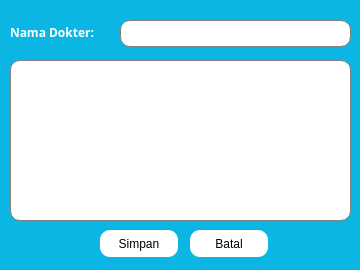
<?xml version="1.0" encoding="UTF-8"?>
<ui version="4.0">
 <class>notesWindow</class>
 <widget class="QWidget" name="notesWindow">
  <property name="geometry">
   <rect>
    <x>0</x>
    <y>0</y>
    <width>360</width>
    <height>270</height>
   </rect>
  </property>
  <property name="sizePolicy">
   <sizepolicy hsizetype="Maximum" vsizetype="Maximum">
    <horstretch>0</horstretch>
    <verstretch>0</verstretch>
   </sizepolicy>
  </property>
  <property name="minimumSize">
   <size>
    <width>0</width>
    <height>0</height>
   </size>
  </property>
  <property name="windowTitle">
   <string>Catatan Dokter</string>
  </property>
  <property name="windowIcon">
   <iconset>
    <normaloff>resource/teeth.png</normaloff>resource/teeth.png</iconset>
  </property>
  <property name="styleSheet">
   <string notr="true"/>
  </property>
  <widget class="QTextEdit" name="catatanDokter">
   <property name="geometry">
    <rect>
     <x>10</x>
     <y>60</y>
     <width>341</width>
     <height>161</height>
    </rect>
   </property>
   <property name="font">
    <font>
     <family>Trebuchet MS</family>
    </font>
   </property>
   <property name="styleSheet">
    <string notr="true">QTextEdit{
background-color: #ffffff;
border-radius:10px;
border: 1px solid grey;
}</string>
   </property>
   <property name="frameShape">
    <enum>QFrame::Box</enum>
   </property>
  </widget>
  <widget class="QPushButton" name="save_btn">
   <property name="geometry">
    <rect>
     <x>100</x>
     <y>230</y>
     <width>78</width>
     <height>27</height>
    </rect>
   </property>
   <property name="styleSheet">
    <string notr="true">QPushButton
{
	border:0px;
	background-color:#ffffff;
border-radius:10px;
}
QPushButton:hover
{
	background-color:rgb(85, 85, 255);
color:#ffffff;
}</string>
   </property>
   <property name="text">
    <string>Simpan</string>
   </property>
  </widget>
  <widget class="QPushButton" name="cancel_btn">
   <property name="geometry">
    <rect>
     <x>190</x>
     <y>230</y>
     <width>78</width>
     <height>27</height>
    </rect>
   </property>
   <property name="styleSheet">
    <string notr="true">QPushButton
{
	border:0px;
	background-color:#ffffff;
border-radius:10px;
}
QPushButton:hover
{
	background-color:rgb(85, 85, 255);
color:#ffffff;
}</string>
   </property>
   <property name="text">
    <string>Batal</string>
   </property>
  </widget>
  <widget class="QLabel" name="label">
   <property name="geometry">
    <rect>
     <x>0</x>
     <y>0</y>
     <width>361</width>
     <height>271</height>
    </rect>
   </property>
   <property name="styleSheet">
    <string notr="true">QLabel{
background-color:#0bb6e4;
border-radius:0px;
}</string>
   </property>
   <property name="text">
    <string/>
   </property>
  </widget>
  <widget class="QLineEdit" name="nama_dokter">
   <property name="geometry">
    <rect>
     <x>120</x>
     <y>20</y>
     <width>231</width>
     <height>27</height>
    </rect>
   </property>
   <property name="font">
    <font>
     <family>Trebuchet MS</family>
     <weight>50</weight>
     <bold>false</bold>
    </font>
   </property>
   <property name="styleSheet">
    <string notr="true">QLineEdit{
border-radius:10px;
border: 1px solid grey;
}</string>
   </property>
  </widget>
  <widget class="QLabel" name="label_3">
   <property name="geometry">
    <rect>
     <x>10</x>
     <y>12</y>
     <width>91</width>
     <height>41</height>
    </rect>
   </property>
   <property name="font">
    <font>
     <family>Trebuchet MS</family>
     <weight>75</weight>
     <bold>true</bold>
    </font>
   </property>
   <property name="styleSheet">
    <string notr="true">color:#ffffff;</string>
   </property>
   <property name="text">
    <string>Nama Dokter:</string>
   </property>
  </widget>
  <zorder>label</zorder>
  <zorder>catatanDokter</zorder>
  <zorder>save_btn</zorder>
  <zorder>cancel_btn</zorder>
  <zorder>nama_dokter</zorder>
  <zorder>label_3</zorder>
 </widget>
 <resources/>
 <connections/>
</ui>
